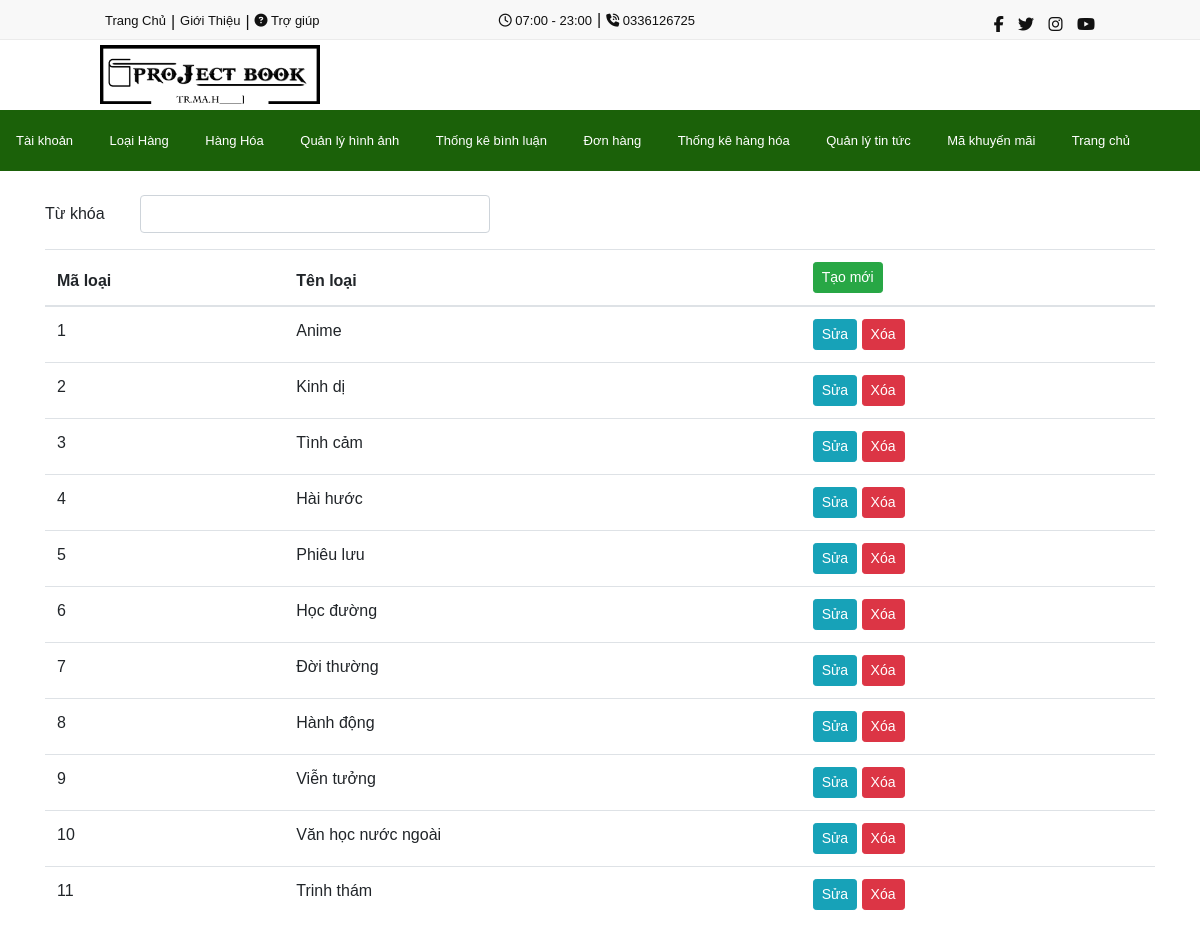
/admin/sectors/loai-hang.php (signed in), run on the app's committed database.
### tables this page shows
CREATE TABLE `manage_img` (
  `id` int(11) NOT NULL,
  `banner1` varchar(255) NOT NULL,
  `banner2` varchar(255) NOT NULL,
  `banner3` varchar(255) NOT NULL,
  `logo` varchar(255) NOT NULL
);

CREATE TABLE `sectors` (
  `ma_loai` int(11) NOT NULL,
  `ten_loai` varchar(255) NOT NULL
);

### lib/db.php (called while the page is built, shortened)
<?php
   $host = "localhost";
   $user = "root";
   $password = "";
   $db = "pt15317project1";
   $conn = null;
   try {
       $conn = new PDO("mysql:host=$host;dbname=$db;charset=utf8", $user,$password);
   } catch (PDOException $e) {
       echo $e->getMessage();
   }
   function dbfetchAll($sql){
    global $conn;
    $stmt = $conn->prepare($sql);
    $stmt->execute();
    $result = $stmt->fetchAll();
    return $result;
   }
?>

### admin/sectors/loai-hang.php (the view, shortened to what this page needs)
<?php
require_once "../../lib/db.php";
$keyword = isset($_GET['keyword']) ? $_GET['keyword'] : "";
$sql = "select * from sectors where ten_loai like '%$keyword%'";
$sectors = dbfetchAll($sql);
?>
<!DOCTYPE html>
<html lang="en">
<head>
    <?php include_once "../../_share/style.php" ?>
</head>
<body>
    <?php include_once "../../_share/header-admin.php" ?>
    <main class="container-fluid">
        <div class="container">
            <br>
            <form action="" method="get">
                <div class="form-group row">
                    <label for="" class="col-sm-1 col-form-label">Từ khóa</label>
                    <div class="col-sm-4">
                        <input type="text" name="keyword" class="form-control" value="<?= $keyword ?>">
                    </div>
                </div>
            </form>
            <table class="table table-stripped">
                <thead>
                    <th>Mã loại</th>
                    <th>Tên loại</th>
                    <th>
                        <a href="<?= BASE_URL_S?>sectors/tao-loai.php" class="btn btn-sm btn-success">
                            Tạo mới
                        </a>
                    </th>
                </thead>
                <tbody>
                    <?php foreach ($sectors as $key => $cursor): ?>
                    <tr>
                        <td><?= $cursor['ma_loai'] ?></td>
                        <td><?= $cursor['ten_loai'] ?></td>
                        <td>
                            <a href="<?= BASE_URL_S?>sectors/sua.php?ma_loai=<?= $cursor['ma_loai'] ?>"
                                class="btn btn-info btn-sm">
                                Sửa
                            </a>
                            <a onclick="return confirm('bạn có chắc muốn xóa tài khoản này?')"
                                href="<?= BASE_URL_S?>sectors/xoa.php?ma_loai=<?= $cursor['ma_loai'] ?>"
                                class="btn btn-danger btn-sm">
                                Xóa
                            </a>
                        </td>
                    </tr>
                    <?php endforeach?>
                </tbody>
            </table>
        </div>
    </main>
</body>
</html>

### _share/header-admin.php (shortened to what this page needs)
<link rel="stylesheet" href="<?= BASE_URL_B ?>_share/header-admin.css">
<header>
    <div class="header-top">
        <div class="header-top-top">
            <div class="header-top-left">
                <a href="<?= BASE_URL_C ?>">
                    Trang Chủ
                </a>
                <p>|</p>
                <a href="<?= BASE_URL ?>">
                    Giới Thiệu
                </a>
                <p>|</p>
                <a href="<?= BASE_URL ?>">
                    <i class="fa fa-question-circle"></i> Trợ giúp
                </a>
            </div>
            <div class="header-top-center">
                <a href="<?= BASE_URL ?>">
                    <i class="far fa-clock"></i> 07:00 - 23:00
                </a>
                <p>|</p>
                <a href="<?= BASE_URL ?>">
                    <i class="fas fa-phone-volume"></i> 0336126725
                </a>
            </div>
            <div class="header-top-right">
                <a href="<?= BASE_URL ?>"><span class="fab fa-facebook-f"></span></a>
                <a href="<?= BASE_URL ?>"><span class="fab fa-twitter"></span></a>
                <a href="<?= BASE_URL ?>"><span class="fab fa-instagram"></span></a>
                <a href="<?= BASE_URL ?>"><span class="fab fa-youtube"></span></a>
            </div>
        </div>
    </div>
    <?php
    $sql = "select * from manage_img";
    $produccts = dbfetchAll($sql);
    ?>
    <div class="header-bottom">
        <div class="header-logo">
            <?php foreach($produccts as $key => $cursor):?>
            <img src="<?= BASE_URL_B . $cursor['logo'] ?>" class="img-fluid">
            <?php endforeach?>
        </div>
        <div class="header-search">
        </div>
    </div>
</header>
<div class="header-navbar">
    <nav class="navbarad2">
        <ul>
            <div class="header-navbar-nav-left2">
                <li class="nav-item active">
                    <a class="nav-link" href="<?= BASE_URL_1 ?>">Tài khoản</a>
                </li>
                <li class="nav-item active">
                    <a class="nav-link" href="<?= BASE_URL_2 ?>">Loại Hàng<span class="sr-only">(current)</span></a>
                </li>
                <li class="nav-item">
                    <a class="nav-link" href="<?= BASE_URL_3 ?>">Hàng Hóa<span class="sr-only">(current)</span></a>
                </li>
                <li class="nav-item">
                    <a class="nav-link" href="<?= BASE_URL_12 ?>">Quản lý hình ảnh</a>
                </li>
                <li class="nav-item">
                    <a class="nav-link" href="<?= BASE_URL_13 ?>">Thống kê bình luận</a>
                </li>
                <li class="nav-item">
                    <a class="nav-link" href="<?= BASE_URL_6 ?>">Đơn hàng</a>
                </li>
                <li class="nav-item">
                    <a class="nav-link" href="<?= BASE_URL_7 ?>">Thống kê hàng hóa</a>
                </li>
                <li class="nav-item">
                    <a class="nav-link" href="<?= BASE_URL_16 ?>">Quản lý tin tức</a>
                </li>
                <li class="nav-item">
                    <a class="nav-link" href="<?= BASE_URL_S ?>code_sale/code_sale.php">Mã khuyến mãi</a>
                </li>
                <li class="nav-item">
                    <a class="nav-link" href="<?= BASE_URL_H ?>?action=index">Trang chủ</a>
                </li>
            </div>
        </ul>
    </nav>
</div>

### _share/header-admin.css (style rules this page uses)
* { margin: 0; padding: 0; box-sizing: border-box; font-family: 'Poppins', sans-serif; }
html, body { overflow-x: hidden; width: 100%; }
header { width: 100%; }
header .header-top { padding-top: 8px; width: 100%; height: 40px; background: #f8f8f8; border-bottom: 1px solid #ebebeb; }
header .header-top-top { width: 1000px; height: 24px; margin: auto; background: #f8f8f8; display: grid; grid-template-columns: auto auto auto; }
header .header-top-top i { color: #111111; }
header .header-top-left { height: 24px; display: flex; color: #111111; }
header .header-top-left a { color: #111111; font-size: 13px; text-decoration: none; padding: 0 5px 0 5px; line-height: 25px; }
header .header-top-left p { margin: 2px 0 0 0; }
header .header-top-center { display: flex; text-align: center; padding: 0 0 0 25px; color: #111111; }
header .header-top-center p { line-height: 23px; }
header .header-top-center a { color: #111111; padding: 0 5px 0 5px; text-decoration: none; font-size: 13px; line-height: 25px; }
header .header-top-right { height: 24px; text-align: right; padding: 5px 0 0 0; list-style-type: none; }
header .header-top-right a { margin: 5px 5px 0 5px; padding: 0; text-decoration: none; color: #111111; }
header .header-top-right a span { color: #111111; font-size: 16px; }
header .header-bottom { width: 1000px; height: 70px; margin: auto; display: flex; padding: 5px 0 0 0; display: grid; grid-template-columns: auto auto auto; }
.header-logo { margin: 0; padding: 0; width: 220px; }
.header-logo img { width: 100%; }
.header-search { margin: 9px 10px 0 25px; height: 40px; width: 520px; }
.header-navbar { background: #1b6109; }
nav { width: 1200px; margin: auto; }
nav::after { content: ''; clear: both; display: table; }
nav ul { width: 100%; margin: 0 0 0 0; position: relative; }
nav ul li { display: inline-block; margin: 0; padding: 0; background: #1b6109; }
nav ul li a { text-decoration: none; color: #fff; padding: 15px 15px; font-size: 13px; line-height: 45px; }

### _share/header-admin.php (style rules this page uses)
nav ul li a { text-decoration: none; color: #fff; padding: 15px 15px; font-size: 13px; line-height: 45px; }

### data on the page
manage_img: logo (picture)
sectors: ma_loai "1", ten_loai "Anime"
sectors: ma_loai "2", ten_loai "Kinh dị"
sectors: ma_loai "3", ten_loai "Tình cảm"
sectors: ma_loai "4", ten_loai "Hài hước"
sectors: ma_loai "5", ten_loai "Phiêu lưu"
sectors: ma_loai "6", ten_loai "Học đường"
sectors: ma_loai "7", ten_loai "Đời thường"
sectors: ma_loai "8", ten_loai "Hành động"
sectors: ma_loai "9", ten_loai "Viễn tưởng"
sectors: ma_loai "10", ten_loai "Văn học nước ngoài"
sectors: ma_loai "11", ten_loai "Trinh thám"
